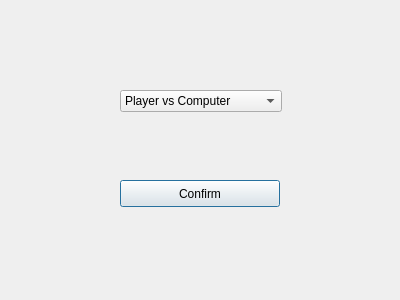
<?xml version="1.0" encoding="UTF-8"?>
<ui version="4.0">
 <class>PlayerSetup</class>
 <widget class="QDialog" name="PlayerSetup">
  <property name="geometry">
   <rect>
    <x>0</x>
    <y>0</y>
    <width>400</width>
    <height>300</height>
   </rect>
  </property>
  <property name="windowTitle">
   <string>Dialog</string>
  </property>
  <widget class="QPushButton" name="confirmButton">
   <property name="geometry">
    <rect>
     <x>120</x>
     <y>180</y>
     <width>160</width>
     <height>27</height>
    </rect>
   </property>
   <property name="text">
    <string>Confirm</string>
   </property>
  </widget>
  <widget class="QWidget" name="">
   <property name="geometry">
    <rect>
     <x>120</x>
     <y>70</y>
     <width>162</width>
     <height>62</height>
    </rect>
   </property>
   <layout class="QVBoxLayout" name="verticalLayout">
    <item>
     <widget class="QComboBox" name="gameModeComboBox">
      <item>
       <property name="text">
        <string>Player vs Computer</string>
       </property>
      </item>
      <item>
       <property name="text">
        <string>Player vs Player</string>
       </property>
      </item>
     </widget>
    </item>
   </layout>
  </widget>
 </widget>
 <resources/>
 <connections/>
</ui>
